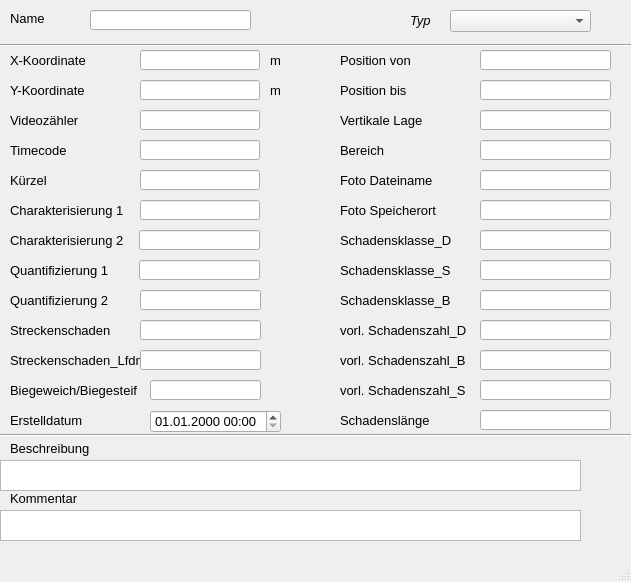
<?xml version="1.0" encoding="UTF-8"?>
<ui version="4.0">
 <class>MainWindow</class>
 <widget class="QMainWindow" name="MainWindow">
  <property name="enabled">
   <bool>true</bool>
  </property>
  <property name="geometry">
   <rect>
    <x>0</x>
    <y>0</y>
    <width>631</width>
    <height>582</height>
   </rect>
  </property>
  <property name="minimumSize">
   <size>
    <width>631</width>
    <height>393</height>
   </size>
  </property>
  <property name="font">
   <font>
    <family>Tahoma</family>
    <pointsize>10</pointsize>
   </font>
  </property>
  <property name="windowTitle">
   <string>MainWindow</string>
  </property>
  <widget class="QWidget" name="centralwidget">
   <widget class="QLabel" name="label">
    <property name="geometry">
     <rect>
      <x>10</x>
      <y>10</y>
      <width>46</width>
      <height>16</height>
     </rect>
    </property>
    <property name="text">
     <string>Name</string>
    </property>
   </widget>
   <widget class="Line" name="line">
    <property name="geometry">
     <rect>
      <x>0</x>
      <y>30</y>
      <width>631</width>
      <height>31</height>
     </rect>
    </property>
    <property name="orientation">
     <enum>Qt::Horizontal</enum>
    </property>
   </widget>
   <widget class="QLabel" name="label_14">
    <property name="geometry">
     <rect>
      <x>10</x>
      <y>490</y>
      <width>81</width>
      <height>16</height>
     </rect>
    </property>
    <property name="text">
     <string>Kommentar</string>
    </property>
   </widget>
   <widget class="QLabel" name="label_11">
    <property name="geometry">
     <rect>
      <x>270</x>
      <y>50</y>
      <width>41</width>
      <height>21</height>
     </rect>
    </property>
    <property name="text">
     <string>m</string>
    </property>
   </widget>
   <widget class="QLabel" name="label_70">
    <property name="geometry">
     <rect>
      <x>10</x>
      <y>410</y>
      <width>131</width>
      <height>21</height>
     </rect>
    </property>
    <property name="text">
     <string>Erstelldatum</string>
    </property>
   </widget>
   <widget class="QLabel" name="label_9">
    <property name="geometry">
     <rect>
      <x>10</x>
      <y>80</y>
      <width>81</width>
      <height>21</height>
     </rect>
    </property>
    <property name="text">
     <string>Y-Koordinate</string>
    </property>
   </widget>
   <widget class="QLabel" name="label_12">
    <property name="geometry">
     <rect>
      <x>270</x>
      <y>80</y>
      <width>41</width>
      <height>21</height>
     </rect>
    </property>
    <property name="text">
     <string>m</string>
    </property>
   </widget>
   <widget class="Line" name="line_2">
    <property name="geometry">
     <rect>
      <x>0</x>
      <y>420</y>
      <width>631</width>
      <height>31</height>
     </rect>
    </property>
    <property name="orientation">
     <enum>Qt::Horizontal</enum>
    </property>
   </widget>
   <widget class="QLabel" name="label_6">
    <property name="geometry">
     <rect>
      <x>10</x>
      <y>50</y>
      <width>81</width>
      <height>21</height>
     </rect>
    </property>
    <property name="text">
     <string>X-Koordinate</string>
    </property>
   </widget>
   <widget class="QLineEdit" name="untersuchsch">
    <property name="geometry">
     <rect>
      <x>90</x>
      <y>10</y>
      <width>161</width>
      <height>20</height>
     </rect>
    </property>
   </widget>
   <widget class="QTextEdit" name="kommentar">
    <property name="geometry">
     <rect>
      <x>0</x>
      <y>510</y>
      <width>581</width>
      <height>31</height>
     </rect>
    </property>
   </widget>
   <widget class="QComboBox" name="schachttyp">
    <property name="geometry">
     <rect>
      <x>450</x>
      <y>10</y>
      <width>141</width>
      <height>22</height>
     </rect>
    </property>
    <property name="font">
     <font>
      <family>Tahoma</family>
      <italic>true</italic>
     </font>
    </property>
    <property name="toolTip">
     <string>&lt;html&gt;&lt;head/&gt;&lt;body&gt;&lt;p&gt;Hier kann der Knotentyp geändert werden&lt;/p&gt;&lt;/body&gt;&lt;/html&gt;</string>
    </property>
    <property name="statusTip">
     <string>Hier kann der Knotentyp geändert werden</string>
    </property>
    <property name="whatsThis">
     <string>Hier kann der Knotentyp geändert werden</string>
    </property>
   </widget>
   <widget class="QLabel" name="label_21">
    <property name="geometry">
     <rect>
      <x>410</x>
      <y>10</y>
      <width>31</width>
      <height>21</height>
     </rect>
    </property>
    <property name="font">
     <font>
      <family>Tahoma</family>
      <italic>true</italic>
     </font>
    </property>
    <property name="text">
     <string>Typ</string>
    </property>
   </widget>
   <widget class="QgsDateTimeEdit" name="createdat">
    <property name="geometry">
     <rect>
      <x>150</x>
      <y>410</y>
      <width>131</width>
      <height>23</height>
     </rect>
    </property>
    <property name="currentSection">
     <enum>QDateTimeEdit::DaySection</enum>
    </property>
    <property name="displayFormat">
     <string>dd.MM.yyyy HH:mm</string>
    </property>
   </widget>
   <widget class="QLineEdit" name="y">
    <property name="geometry">
     <rect>
      <x>140</x>
      <y>80</y>
      <width>120</width>
      <height>20</height>
     </rect>
    </property>
    <property name="readOnly">
     <bool>true</bool>
    </property>
   </widget>
   <widget class="QLineEdit" name="x">
    <property name="geometry">
     <rect>
      <x>140</x>
      <y>50</y>
      <width>120</width>
      <height>20</height>
     </rect>
    </property>
    <property name="readOnly">
     <bool>true</bool>
    </property>
   </widget>
   <widget class="QLabel" name="label_43">
    <property name="geometry">
     <rect>
      <x>10</x>
      <y>230</y>
      <width>121</width>
      <height>21</height>
     </rect>
    </property>
    <property name="text">
     <string>Charakterisierung 2</string>
    </property>
   </widget>
   <widget class="QLineEdit" name="charakt2">
    <property name="geometry">
     <rect>
      <x>139</x>
      <y>230</y>
      <width>121</width>
      <height>20</height>
     </rect>
    </property>
   </widget>
   <widget class="QLabel" name="label_47">
    <property name="geometry">
     <rect>
      <x>340</x>
      <y>230</y>
      <width>131</width>
      <height>21</height>
     </rect>
    </property>
    <property name="text">
     <string>Schadensklasse_D</string>
    </property>
   </widget>
   <widget class="QLineEdit" name="Schadensklasse_D">
    <property name="geometry">
     <rect>
      <x>480</x>
      <y>230</y>
      <width>131</width>
      <height>20</height>
     </rect>
    </property>
   </widget>
   <widget class="QLabel" name="label_48">
    <property name="geometry">
     <rect>
      <x>340</x>
      <y>260</y>
      <width>131</width>
      <height>21</height>
     </rect>
    </property>
    <property name="text">
     <string>Schadensklasse_S</string>
    </property>
   </widget>
   <widget class="QLineEdit" name="Schadensklasse_S">
    <property name="geometry">
     <rect>
      <x>480</x>
      <y>260</y>
      <width>131</width>
      <height>20</height>
     </rect>
    </property>
   </widget>
   <widget class="QLabel" name="label_49">
    <property name="geometry">
     <rect>
      <x>340</x>
      <y>290</y>
      <width>131</width>
      <height>21</height>
     </rect>
    </property>
    <property name="text">
     <string>Schadensklasse_B</string>
    </property>
   </widget>
   <widget class="QLineEdit" name="Schadensklasse_B">
    <property name="geometry">
     <rect>
      <x>480</x>
      <y>290</y>
      <width>131</width>
      <height>20</height>
     </rect>
    </property>
   </widget>
   <widget class="QLineEdit" name="vorlaufige_Schadenszahl_B">
    <property name="geometry">
     <rect>
      <x>480</x>
      <y>350</y>
      <width>131</width>
      <height>20</height>
     </rect>
    </property>
    <property name="text">
     <string/>
    </property>
   </widget>
   <widget class="QLabel" name="label_50">
    <property name="geometry">
     <rect>
      <x>340</x>
      <y>320</y>
      <width>131</width>
      <height>21</height>
     </rect>
    </property>
    <property name="text">
     <string>vorl. Schadenszahl_D</string>
    </property>
   </widget>
   <widget class="QLineEdit" name="vorlaufige_Schadenszahl_S">
    <property name="geometry">
     <rect>
      <x>480</x>
      <y>380</y>
      <width>131</width>
      <height>20</height>
     </rect>
    </property>
    <property name="text">
     <string/>
    </property>
   </widget>
   <widget class="QLineEdit" name="vorlaufige_Schadenszahl_D">
    <property name="geometry">
     <rect>
      <x>480</x>
      <y>320</y>
      <width>131</width>
      <height>20</height>
     </rect>
    </property>
    <property name="text">
     <string/>
    </property>
   </widget>
   <widget class="QLabel" name="label_54">
    <property name="geometry">
     <rect>
      <x>340</x>
      <y>350</y>
      <width>131</width>
      <height>21</height>
     </rect>
    </property>
    <property name="text">
     <string>vorl. Schadenszahl_B</string>
    </property>
   </widget>
   <widget class="QLabel" name="label_56">
    <property name="geometry">
     <rect>
      <x>340</x>
      <y>380</y>
      <width>131</width>
      <height>21</height>
     </rect>
    </property>
    <property name="text">
     <string>vorl. Schadenszahl_S</string>
    </property>
   </widget>
   <widget class="QLabel" name="label_57">
    <property name="geometry">
     <rect>
      <x>10</x>
      <y>380</y>
      <width>131</width>
      <height>21</height>
     </rect>
    </property>
    <property name="text">
     <string>Biegeweich/Biegesteif</string>
    </property>
   </widget>
   <widget class="QLineEdit" name="bewertungstag_2">
    <property name="geometry">
     <rect>
      <x>150</x>
      <y>380</y>
      <width>111</width>
      <height>20</height>
     </rect>
    </property>
    <property name="text">
     <string/>
    </property>
   </widget>
   <widget class="QTextEdit" name="Beschreibung">
    <property name="geometry">
     <rect>
      <x>0</x>
      <y>460</y>
      <width>581</width>
      <height>31</height>
     </rect>
    </property>
   </widget>
   <widget class="QLabel" name="label_15">
    <property name="geometry">
     <rect>
      <x>10</x>
      <y>440</y>
      <width>81</width>
      <height>16</height>
     </rect>
    </property>
    <property name="text">
     <string>Beschreibung</string>
    </property>
   </widget>
   <widget class="QLabel" name="label_51">
    <property name="geometry">
     <rect>
      <x>10</x>
      <y>110</y>
      <width>81</width>
      <height>21</height>
     </rect>
    </property>
    <property name="text">
     <string>Videozähler</string>
    </property>
   </widget>
   <widget class="QLineEdit" name="videozaehler">
    <property name="geometry">
     <rect>
      <x>140</x>
      <y>110</y>
      <width>120</width>
      <height>20</height>
     </rect>
    </property>
   </widget>
   <widget class="QLabel" name="label_52">
    <property name="geometry">
     <rect>
      <x>10</x>
      <y>140</y>
      <width>81</width>
      <height>21</height>
     </rect>
    </property>
    <property name="text">
     <string>Timecode</string>
    </property>
   </widget>
   <widget class="QLineEdit" name="timecode">
    <property name="geometry">
     <rect>
      <x>140</x>
      <y>140</y>
      <width>120</width>
      <height>20</height>
     </rect>
    </property>
   </widget>
   <widget class="QLabel" name="label_53">
    <property name="geometry">
     <rect>
      <x>10</x>
      <y>170</y>
      <width>81</width>
      <height>21</height>
     </rect>
    </property>
    <property name="text">
     <string>Kürzel</string>
    </property>
   </widget>
   <widget class="QLineEdit" name="kuerzel">
    <property name="geometry">
     <rect>
      <x>140</x>
      <y>170</y>
      <width>120</width>
      <height>20</height>
     </rect>
    </property>
   </widget>
   <widget class="QLabel" name="label_55">
    <property name="geometry">
     <rect>
      <x>10</x>
      <y>200</y>
      <width>121</width>
      <height>21</height>
     </rect>
    </property>
    <property name="text">
     <string>Charakterisierung 1</string>
    </property>
   </widget>
   <widget class="QLineEdit" name="charakt1">
    <property name="geometry">
     <rect>
      <x>140</x>
      <y>200</y>
      <width>120</width>
      <height>20</height>
     </rect>
    </property>
   </widget>
   <widget class="QLabel" name="label_44">
    <property name="geometry">
     <rect>
      <x>10</x>
      <y>260</y>
      <width>121</width>
      <height>21</height>
     </rect>
    </property>
    <property name="text">
     <string>Quantifizierung 1</string>
    </property>
   </widget>
   <widget class="QLineEdit" name="quantnr1">
    <property name="geometry">
     <rect>
      <x>139</x>
      <y>260</y>
      <width>121</width>
      <height>20</height>
     </rect>
    </property>
   </widget>
   <widget class="QLabel" name="label_45">
    <property name="geometry">
     <rect>
      <x>10</x>
      <y>290</y>
      <width>121</width>
      <height>21</height>
     </rect>
    </property>
    <property name="text">
     <string>Quantifizierung 2</string>
    </property>
   </widget>
   <widget class="QLineEdit" name="quantnr2">
    <property name="geometry">
     <rect>
      <x>140</x>
      <y>290</y>
      <width>121</width>
      <height>20</height>
     </rect>
    </property>
   </widget>
   <widget class="QLabel" name="label_46">
    <property name="geometry">
     <rect>
      <x>10</x>
      <y>320</y>
      <width>121</width>
      <height>21</height>
     </rect>
    </property>
    <property name="text">
     <string>Streckenschaden</string>
    </property>
   </widget>
   <widget class="QLineEdit" name="streckenschaden">
    <property name="geometry">
     <rect>
      <x>140</x>
      <y>320</y>
      <width>121</width>
      <height>20</height>
     </rect>
    </property>
   </widget>
   <widget class="QLabel" name="label_58">
    <property name="geometry">
     <rect>
      <x>10</x>
      <y>350</y>
      <width>131</width>
      <height>21</height>
     </rect>
    </property>
    <property name="text">
     <string>Streckenschaden_Lfdnr</string>
    </property>
   </widget>
   <widget class="QLineEdit" name="streckenschaden_lfdnr">
    <property name="geometry">
     <rect>
      <x>140</x>
      <y>350</y>
      <width>121</width>
      <height>20</height>
     </rect>
    </property>
   </widget>
   <widget class="QLineEdit" name="pos_bis">
    <property name="geometry">
     <rect>
      <x>480</x>
      <y>80</y>
      <width>131</width>
      <height>20</height>
     </rect>
    </property>
   </widget>
   <widget class="QLabel" name="label_59">
    <property name="geometry">
     <rect>
      <x>340</x>
      <y>50</y>
      <width>131</width>
      <height>21</height>
     </rect>
    </property>
    <property name="text">
     <string>Position von</string>
    </property>
   </widget>
   <widget class="QLineEdit" name="vertikale_lage">
    <property name="geometry">
     <rect>
      <x>480</x>
      <y>110</y>
      <width>131</width>
      <height>20</height>
     </rect>
    </property>
   </widget>
   <widget class="QLineEdit" name="pos_von">
    <property name="geometry">
     <rect>
      <x>480</x>
      <y>50</y>
      <width>131</width>
      <height>20</height>
     </rect>
    </property>
   </widget>
   <widget class="QLabel" name="label_60">
    <property name="geometry">
     <rect>
      <x>340</x>
      <y>80</y>
      <width>131</width>
      <height>21</height>
     </rect>
    </property>
    <property name="text">
     <string>Position bis</string>
    </property>
   </widget>
   <widget class="QLabel" name="label_61">
    <property name="geometry">
     <rect>
      <x>340</x>
      <y>110</y>
      <width>131</width>
      <height>21</height>
     </rect>
    </property>
    <property name="text">
     <string>Vertikale Lage</string>
    </property>
   </widget>
   <widget class="QLineEdit" name="bereich">
    <property name="geometry">
     <rect>
      <x>480</x>
      <y>140</y>
      <width>131</width>
      <height>20</height>
     </rect>
    </property>
   </widget>
   <widget class="QLabel" name="label_62">
    <property name="geometry">
     <rect>
      <x>340</x>
      <y>140</y>
      <width>131</width>
      <height>21</height>
     </rect>
    </property>
    <property name="text">
     <string>Bereich</string>
    </property>
   </widget>
   <widget class="QLineEdit" name="foto_dateiname">
    <property name="geometry">
     <rect>
      <x>480</x>
      <y>170</y>
      <width>131</width>
      <height>20</height>
     </rect>
    </property>
   </widget>
   <widget class="QLabel" name="label_63">
    <property name="geometry">
     <rect>
      <x>340</x>
      <y>170</y>
      <width>131</width>
      <height>21</height>
     </rect>
    </property>
    <property name="text">
     <string>Foto Dateiname</string>
    </property>
   </widget>
   <widget class="QLineEdit" name="ordner_bild">
    <property name="geometry">
     <rect>
      <x>480</x>
      <y>200</y>
      <width>131</width>
      <height>20</height>
     </rect>
    </property>
   </widget>
   <widget class="QLabel" name="label_64">
    <property name="geometry">
     <rect>
      <x>340</x>
      <y>200</y>
      <width>131</width>
      <height>21</height>
     </rect>
    </property>
    <property name="text">
     <string>Foto Speicherort</string>
    </property>
   </widget>
   <widget class="QLabel" name="label_65">
    <property name="geometry">
     <rect>
      <x>340</x>
      <y>410</y>
      <width>131</width>
      <height>21</height>
     </rect>
    </property>
    <property name="text">
     <string>Schadenslänge</string>
    </property>
   </widget>
   <widget class="QLineEdit" name="Schadenslaenge">
    <property name="geometry">
     <rect>
      <x>480</x>
      <y>410</y>
      <width>131</width>
      <height>20</height>
     </rect>
    </property>
    <property name="text">
     <string/>
    </property>
   </widget>
  </widget>
  <widget class="QMenuBar" name="menubar">
   <property name="geometry">
    <rect>
     <x>0</x>
     <y>0</y>
     <width>631</width>
     <height>21</height>
    </rect>
   </property>
  </widget>
  <widget class="QStatusBar" name="statusbar"/>
 </widget>
 <customwidgets>
  <customwidget>
   <class>QgsDateTimeEdit</class>
   <extends>QDateTimeEdit</extends>
   <header>qgsdatetimeedit.h</header>
  </customwidget>
 </customwidgets>
 <tabstops>
  <tabstop>untersuchsch</tabstop>
  <tabstop>schachttyp</tabstop>
  <tabstop>createdat</tabstop>
  <tabstop>kommentar</tabstop>
 </tabstops>
 <resources/>
 <connections/>
</ui>
